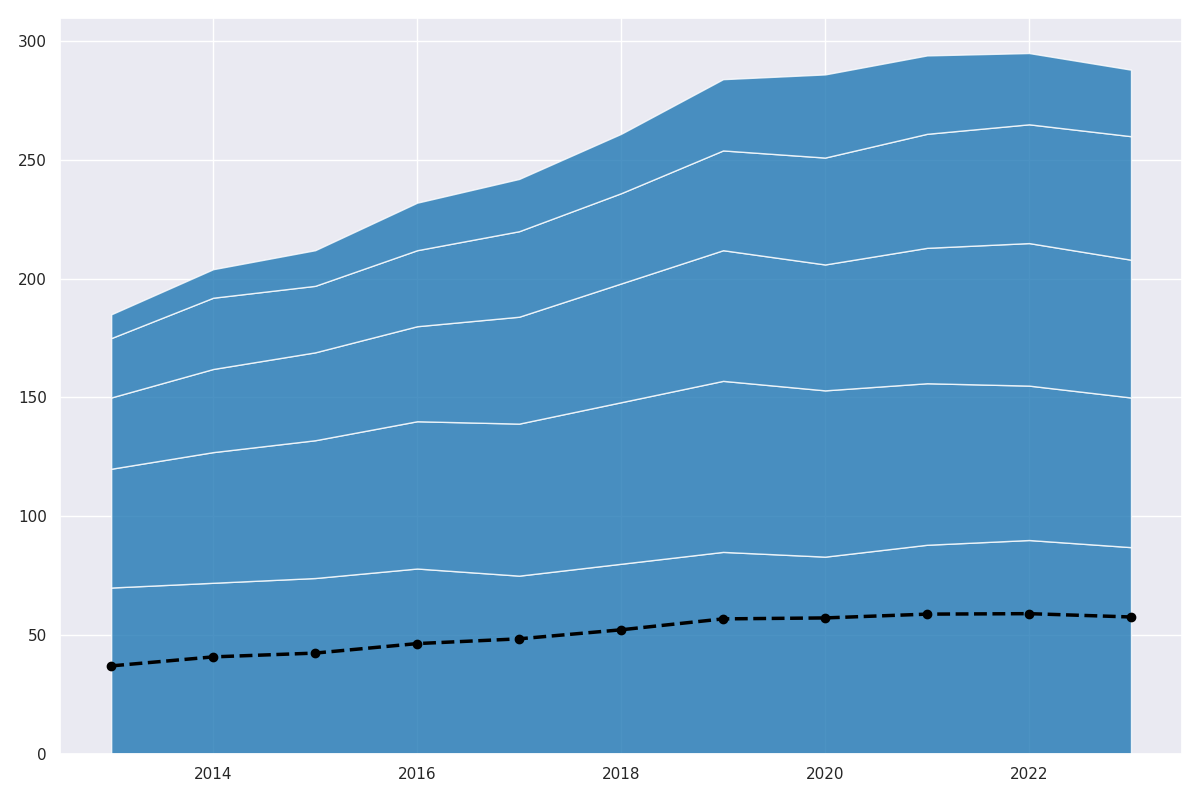

This figure's Python source:
import matplotlib.pyplot as plt
import numpy as np

# Data setup
years = np.arange(2013, 2024)
epic_fantasy = np.array([70, 72, 74, 78, 75, 80, 85, 83, 88, 90, 87])
urban_fantasy = np.array([50, 55, 58, 62, 64, 68, 72, 70, 68, 65, 63])
dark_fantasy = np.array([30, 35, 37, 40, 45, 50, 55, 53, 57, 60, 58])
historical_fantasy = np.array([25, 30, 28, 32, 36, 38, 42, 45, 48, 50, 52])
romantic_fantasy = np.array([10, 12, 15, 20, 22, 25, 30, 35, 33, 30, 28])

average_popularity = (epic_fantasy + urban_fantasy + dark_fantasy + historical_fantasy + romantic_fantasy) / 5

fig, ax = plt.subplots(figsize=(12, 8))

ax.stackplot(years, epic_fantasy, urban_fantasy, dark_fantasy, historical_fantasy, romantic_fantasy,
             colors=['#1f77b4'],  # Single color applied consistently
             alpha=0.8)

ax.plot(years, average_popularity, color='black', linewidth=2.5, linestyle='--', marker='o')

plt.tight_layout()
plt.show()
